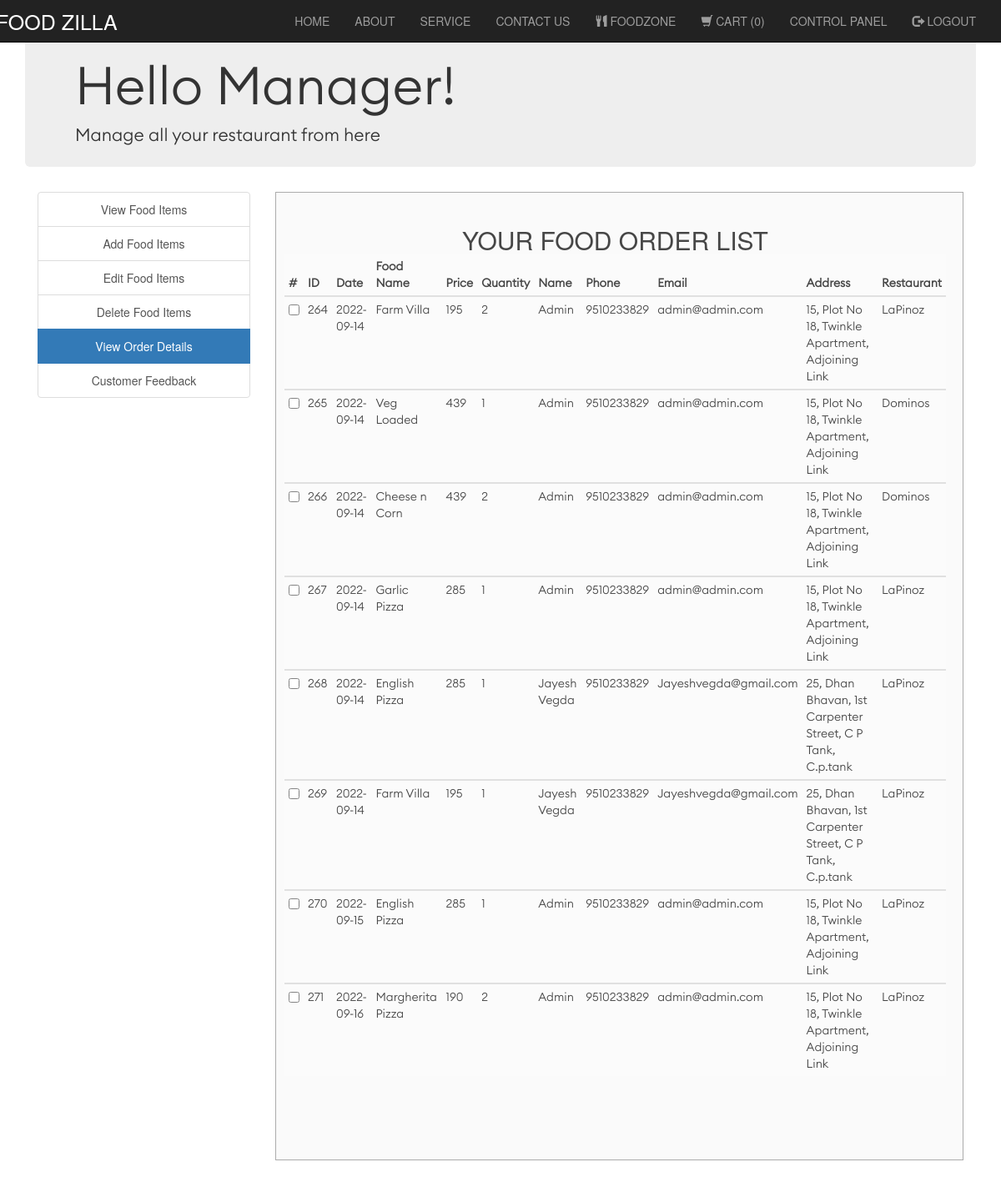
Screenshot of /Online-Food-Order/view_order_details.php (signed in) with the database file from the repository.
### tables this page shows
CREATE TABLE `orders` (
  `order_ID` int(30) NOT NULL,
  `foodname` varchar(30) NOT NULL,
  `price` int(30) NOT NULL,
  `quantity` int(30) NOT NULL,
  `order_date` date NOT NULL,
  `username` varchar(30) NOT NULL,
  `r_name` varchar(30) NOT NULL
);

CREATE TABLE `customer` (
  `username` varchar(30) NOT NULL,
  `fullname` varchar(30) NOT NULL,
  `email` varchar(30) NOT NULL,
  `contact` varchar(30) NOT NULL,
  `address` varchar(500) NOT NULL,
  `password` varchar(30) NOT NULL
);

### Online-Food-Order/view_order_details.php (the view, shortened to what this page needs)
<?php
include('session_m.php');
?>
<!DOCTYPE html>
<html>
<head>
</head>
<link rel="stylesheet" type="text/css" href="css/admin.css">
<link rel="stylesheet" type="text/css" href="css/bootstrap/bootstrap.min.css">
<body>
  <?php
  include('../Online-Food-Order/include/header.php');
  ?>
  <div class="container">
    <div class="jumbotron jumbotron-fluid">
      <h1>Hello Manager! </h1>
      <p>Manage all your restaurant from here</p>
    </div>
  </div>
  <div class="container">
    <div class="col-xs-3" style="text-align: center;">
      <div class="list-group">
        <a href="view_food_items.php" class="list-group-item">View Food Items</a>
        <a href="add_food_items.php" class="list-group-item ">Add Food Items</a>
        <a href="edit_food_items.php" class="list-group-item ">Edit Food Items</a>
        <a href="delete_food_items.php" class="list-group-item ">Delete Food Items</a>
        <a href="view_order_details.php" class="list-group-item active">View Order Details</a>
        <a href="contactus1.php" class="list-group-item">Customer Feedback</a>
      </div>
    </div>
    <div class="col-xs-9">
      <div class="form-area" style="padding: 0px 20px 0px 10px;">
        <form action="" method="POST">
          <br style="clear: both">
          <h3 style="margin-bottom: 0px; text-align: center; font-size: 30px;"> YOUR FOOD ORDER LIST </h3>
          <?php
          $sql =
            "SELECT * FROM orders INNER JOIN customer ON  orders.username = customer.username  ORDER BY order_date";
          $result = mysqli_query($conn, $sql);
          if (mysqli_num_rows($result) > 0)
           {
          ?>
            <div class="table table-responsive">
              <table class="table table-hover table-condensed ">
                <thead class="thead ">
                  <tr>
                  <th > # </th>
                    <th > ID </th>
                    <th>Date </th>
                    <th> Food Name </th>
                    <th> Price </th>
                    <th> Quantity </th>
                    <th> Name </th>
                    <th> Phone </th>
                    <th> Email </th>
                    <th> Address </th>
                    <th> Restaurant </th>
                  </tr>
                </thead>
                <?PHP
                while ($row = mysqli_fetch_assoc($result)) {
                ?>
                  <tbody>
                    <tr>
                    <td> <input name="checkbox[]" type="checkbox" value="<?php echo $row['order_ID']; ?>"/> </td>
                      <td><?php echo $row["order_ID"]; ?></td>
                      <td><?php echo $row["order_date"]; ?></td>
                      <td><?php echo $row["foodname"]; ?></td>
                      <td><?php echo $row["price"]; ?></td>
                      <td><?php echo $row["quantity"]; ?></td>
                      <td><?php echo $row["fullname"]; ?></td>
                      <td><?php echo $row["contact"]; ?></td>
                      <td><?php echo $row["email"]; ?></td>
                      <td><?php echo $row["address"]; ?></td>
                      <td><?php echo $row["r_name"]; ?></td>
                    </tr>
                  </tbody>
            </div>
          <?php
        }
        ?>
          <br>
        <?php } else { ?>
          <h4>
            <center>0 RESULTS</center>
          </h4>
        <?php } ?>
        <br>
      <br>
    <br>
  <br>
  <br>
  <br>
  <br>
</body>
</html>

### Online-Food-Order/css/admin.css (style rules this page uses)
body,html { height: 100%; font-family: osm; }
body { padding-top: 00px; }
.thead, tbody { background-color: #FBFBFB; width : 100%; font-family: ecb,osm,icon1; }
.form-area { background-color: #FAFAFA; border: 1px solid rgba(128, 128, 128, 0.712); opacity:0.9; }
.jumbotron-fluid { height: 200px; font-family: ecb; font-weight: 900; }
h1 { font-family: ecb; font-weight: 500; }

### rows the page displays
orders: order_ID "264", order_date "2022-09-14", foodname "Farm Villa", price "195", quantity "2", username.fullname "Admin", username.contact "9510233829", username.email "admin@admin.com", username.address "15, Plot No 18, Twinkle Apartment, Adjoining Link", r_name "LaPinoz"
orders: order_ID "265", order_date "2022-09-14", foodname "Veg Loaded", price "439", quantity "1", username.fullname "Admin", username.contact "9510233829", username.email "admin@admin.com", username.address "15, Plot No 18, Twinkle Apartment, Adjoining Link", r_name "Dominos"
orders: order_ID "266", order_date "2022-09-14", foodname "Cheese n Corn", price "439", quantity "2", username.fullname "Admin", username.contact "9510233829", username.email "admin@admin.com", username.address "15, Plot No 18, Twinkle Apartment, Adjoining Link", r_name "Dominos"
orders: order_ID "267", order_date "2022-09-14", foodname "Garlic Pizza", price "285", quantity "1", username.fullname "Admin", username.contact "9510233829", username.email "admin@admin.com", username.address "15, Plot No 18, Twinkle Apartment, Adjoining Link", r_name "LaPinoz"
orders: order_ID "268", order_date "2022-09-14", foodname "English Pizza", price "285", quantity "1", username.fullname "Jayesh Vegda", username.contact "9510233829", username.email "Jayeshvegda@gmail.com", username.address "25, Dhan Bhavan, 1st Carpenter Street, C P Tank, C.p.tank", r_name "LaPinoz"
orders: order_ID "269", order_date "2022-09-14", foodname "Farm Villa", price "195", quantity "1", username.fullname "Jayesh Vegda", username.contact "9510233829", username.email "Jayeshvegda@gmail.com", username.address "25, Dhan Bhavan, 1st Carpenter Street, C P Tank, C.p.tank", r_name "LaPinoz"
orders: order_ID "270", order_date "2022-09-15", foodname "English Pizza", price "285", quantity "1", username.fullname "Admin", username.contact "9510233829", username.email "admin@admin.com", username.address "15, Plot No 18, Twinkle Apartment, Adjoining Link", r_name "LaPinoz"
orders: order_ID "271", order_date "2022-09-16", foodname "Margherita Pizza", price "190", quantity "2", username.fullname "Admin", username.contact "9510233829", username.email "admin@admin.com", username.address "15, Plot No 18, Twinkle Apartment, Adjoining Link", r_name "LaPinoz"
